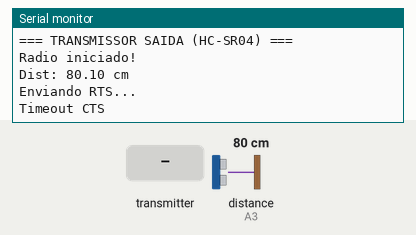
This sketch was run on a simulated Arduino Uno, built with avr-gcc and run on an emulated ATmega328P. Shown: the last lines printed to the serial monitor. Wiring (inferred from the names in the program): ultrasonic range finder: trigger A2; echo A3. Inputs (shaded band) come from the test bench; at power-on: distance to the obstacle (sensor on A3) 80 cm. The echo pulse lasts 58.3 µs per cm; random numbers use the default seed unless the sketch sets one; no radio packets arrive unless stated.

Above: at 1.3 s.
1.4 s: distance to the obstacle (sensor on A3) set to 2 cm
At 2.3 s:
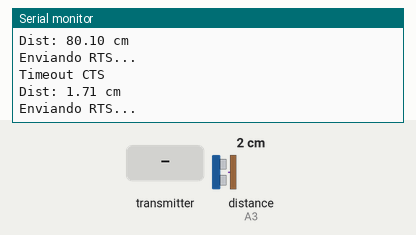
2.9 s: the transmitter starts sending tipo = 0
4.4 s: distance to the obstacle (sensor on A3) set to 4 cm
At 5.4 s:
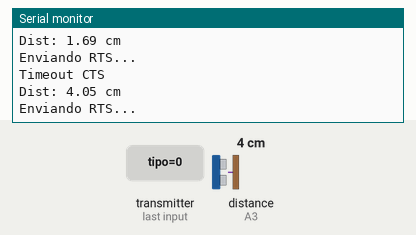
5.9 s: the transmitter starts sending tipo = 64
Timing chart, 0 to 8.4 s (numbered marks = the images above; inputs shaded):
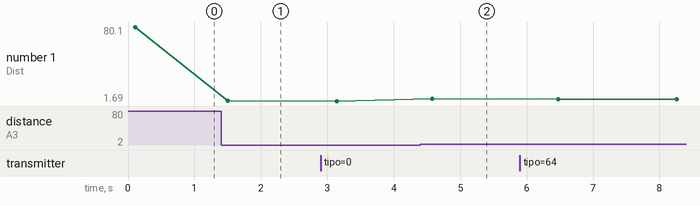

Measured:
- after the input at 1.4 s, the serial monitor: prints a new line after 0.10 s (image 1)
- after the input at 4.4 s, the serial monitor: prints a new line after 0.18 s (image 2)
- plotted number 1: 80.1 → 1.71 after the input at 1.4 s, 1.69 → 4.05 after the input at 4.4 s, 4.05 → 3.72 after the input at 5.9 s

The sketch:

saida_15.ino
```cpp
#include <SPI.h>
#include "RF24.h"

// Sensor Ultrassonico HC-SR04 - SAIDA
#define TRIG_PIN A2
#define ECHO_PIN A3

// NRF24
#define CE_PIN 7
#define CSN_PIN 8

// Tipos de mensagens para o MACAW
#define MSG_RTS   1
#define MSG_CTS   2
#define MSG_DADOS 3
#define MSG_ACK   4

#define ID_SAIDA 15

// Distancia abaixo da qual consideramos que tem gente passando no sensor
#define LIMIAR_CM 15.0

// Struct Pacote - sem a variavel de controle (verif)
struct Pacote {
  uint8_t tipo;
  uint8_t id;
  float distancia;
};

Pacote dados;
RF24 radio(CE_PIN, CSN_PIN);
uint64_t address = 0x3030303030LL;


void setup() {
  Serial.begin(115200);
  Serial.println("=== TRANSMISSOR SAIDA (HC-SR04) ===");

  pinMode(TRIG_PIN, OUTPUT);
  pinMode(ECHO_PIN, INPUT);
  randomSeed(analogRead(A2));

  if (!radio.begin()) {
    Serial.println("NRF24 nao encontrado!");
    while (1);
  }

  radio.setPALevel(RF24_PA_LOW);
  radio.setChannel(12);
  radio.setPayloadSize(sizeof(Pacote));
  radio.setAutoAck(false);
  radio.setCRCLength(RF24_CRC_DISABLED);
  radio.setDataRate(RF24_250KBPS);
  radio.openWritingPipe(address);
  radio.openReadingPipe(1, address);
  radio.stopListening();

  delay(100);
  Serial.println("Radio iniciado!");
}

// ── Le o HC-SR04 e devolve a distancia em cm ──────────────────────────
float medirDistanciaCm() {
  digitalWrite(TRIG_PIN, LOW);
  delayMicroseconds(2);
  digitalWrite(TRIG_PIN, HIGH);
  delayMicroseconds(10);
  digitalWrite(TRIG_PIN, LOW);

  long duracao = pulseIn(ECHO_PIN, HIGH, 30000);
  if (duracao == 0) return 9999.0;     // sem eco = nada na frente
  return duracao / 58.0;
}

void loop() {
  float distancia = medirDistanciaCm();
  Serial.print("Dist: "); Serial.print(distancia); Serial.println(" cm");

  dados.tipo = MSG_DADOS;
  dados.id = ID_SAIDA;
  dados.distancia = distancia;


  Pacote rts;
  rts.tipo = MSG_RTS;
  rts.id = dados.id;
  radio.stopListening();

  delayMicroseconds(200);

  radio.flush_tx();
  radio.flush_rx();

  Serial.println("Enviando RTS...");

  bool okRTS = radio.write(&rts, sizeof(rts));

  if (!okRTS) {
    Serial.println("Falha RTS");
    delay(random(300, 1000));
    return;
  }


  // Esperando CTS
  radio.startListening();
  delayMicroseconds(200);
  // nao faz flush_rx aqui: o CTS pode ter chegado durante o write do RTS

  bool recebeuCTS = false;
  unsigned long inicio = millis();

  while (millis() - inicio < 1000) {
    if (radio.available()) {
      Pacote resposta;
      radio.read(&resposta, sizeof(resposta));

      if (resposta.tipo == MSG_CTS &&
          resposta.id == dados.id) {
        recebeuCTS = true;

        break;
      }
    }
  }

  if (!recebeuCTS) {
    Serial.println("Timeout CTS");
    radio.stopListening();
    delay(random(300, 1000));
    return;
  }

  Serial.println("CTS recebido");


  // Envia os Dados
  radio.stopListening();
  delayMicroseconds(200);
  radio.flush_tx();
  Serial.println("Enviando dados...");

  bool okDados = radio.write(&dados, sizeof(dados));

  if (!okDados) {
    Serial.println("Falha envio dados");
    delay(random(300, 1000));
    return;
  }


  // Esperando o ACK
  radio.startListening();
  delayMicroseconds(200);

  bool recebeuACK = false;
  inicio = millis();

  while (millis() - inicio < 1000) {
    if (radio.available()) {
      Pacote resposta;
      radio.read(&resposta, sizeof(resposta));

      if (resposta.tipo == MSG_ACK &&
          resposta.id == dados.id) {
        recebeuACK = true;
        break;
      }
    }
  }

  radio.stopListening();

  if (recebeuACK) {
    Serial.println("ACK recebido!");
    Serial.print("Distancia SAIDA: ");
    Serial.print(distancia);
    Serial.println(" cm");

  } else {
    Serial.println("Timeout ACK");
  }

  // Leitura rapida (gente passa rapido), bem mais frequente que o sensor de solo
  delay(200 + random(0, 150));
}
```
